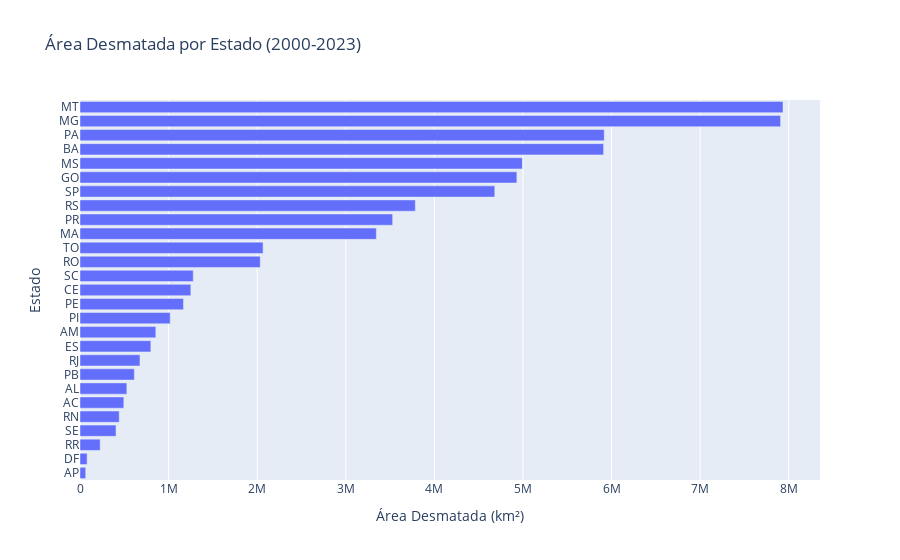

The code cell stored with this chart in its notebook:
### Code cell
import plotly.express as px
import pandas as pd

# Certifique-se de que o DataFrame 'df' está carregado corretamente
# com as colunas 'ano', 'estado' e 'desmatado'.
# Se necessário, execute o bloco de código que recarrega 'df' com a 'query_df_com_estado'
# antes de rodar este código.

# 1. Filtrar os dados para o período entre 2000 e 2023
df_periodo_2000_2023 = df[(df['ano'] >= 2000) & (df['ano'] <= 2023)]

if df_periodo_2000_2023.empty:
    print("Não há dados de desmatamento para o período entre 2000 e 2023 no DataFrame 'df'.")
else:
    # 2. Agrupar por estado e somar a área desmatada no período
    desmatamento_por_estado_total = df_periodo_2000_2023.groupby('estado')['desmatado'].sum().reset_index()
    desmatamento_por_estado_total.columns = ['Estado', 'Área Desmatada (km²)']

    # Opcional: Ordenar os estados pela área desmatada para que o gráfico fique mais claro
    desmatamento_por_estado_total = desmatamento_por_estado_total.sort_values(by='Área Desmatada (km²)', ascending=True)

    # 3. Criar o gráfico de barras horizontais para Estados
    fig_estado_barras = px.bar(desmatamento_por_estado_total,
                               x='Área Desmatada (km²)',
                               y='Estado',
                               title='Área Desmatada por Estado (2000-2023)',
                               orientation='h', # Define as barras como horizontais
                               text='Área Desmatada (km²)', # Exibe o valor da área desmatada na barra
                               height=600) # Ajusta a altura do gráfico para melhor visualização

    # Ajustar o formato do texto para ter duas casas decimais e posicioná-lo fora da barra
    fig_estado_barras.update_traces(texttemplate='%{text:.2f}', textposition='outside')
    fig_estado_barras.update_layout(uniformtext_minsize=8, uniformtext_mode='hide') # Esconder texto se for muito pequeno

    fig_estado_barras.show()

### Figure 1 — Plotly figure (JSON) as saved in the notebook; plotly's stock layout.template omitted (floating-point values rounded to 4 significant figures)
{"data": [{"alignmentgroup": "True", "hovertemplate": "Área Desmatada (km²)=%{text}<br>Estado=%{y}<extra></extra>", "legendgroup": "", "marker": {"color": "#636efa", "pattern": {"shape": ""}}, "name": "", "offsetgroup": "", "orientation": "h", "showlegend": false, "text": [64250.0, 80300.0, 227600.0, 406600.0, 442600.0, 494900.0, 528800.0, 613500.0, 676900.0, 799700.0, 856000.0, 1018000.0, 1168000.0, 1251000.0, 1278190, 2035000.0, 2067000.0, 3345000.0, 3529000.0, 3785000.0, 4682000.0, 4931000.0, 4993000.0, 5910000.0, 5918000.0, 7908000.0, 7935000.0], "textposition": "outside", "texttemplate": "%{text:.2f}", "type": "bar", "x": [64250.0, 80300.0, 227600.0, 406600.0, 442600.0, 494900.0, 528800.0, 613500.0, 676900.0, 799700.0, 856000.0, 1018000.0, 1168000.0, 1251000.0, 1278190, 2035000.0, 2067000.0, 3345000.0, 3529000.0, 3785000.0, 4682000.0, 4931000.0, 4993000.0, 5910000.0, 5918000.0, 7908000.0, 7935000.0], "xaxis": "x", "y": ["AP", "DF", "RR", "SE", "RN", "AC", "AL", "PB", "RJ", "ES", "AM", "PI", "PE", "CE", "SC", "RO", "TO", "MA", "PR", "RS", "SP", "GO", "MS", "BA", "PA", "MG", "MT"], "yaxis": "y"}], "layout": {"autosize": true, "barmode": "relative", "legend": {"tracegroupgap": 0}, "title": {"text": "Área Desmatada por Estado (2000-2023)"}, "uniformtext": {"minsize": 8, "mode": "hide"}, "xaxis": {"anchor": "y", "autorange": true, "domain": [0, 1], "range": [0, 8353000.0], "title": {"text": "Área Desmatada (km²)"}, "type": "linear"}, "yaxis": {"anchor": "x", "autorange": true, "domain": [0, 1], "range": [-0.5, 26.5], "title": {"text": "Estado"}, "type": "category"}}}
